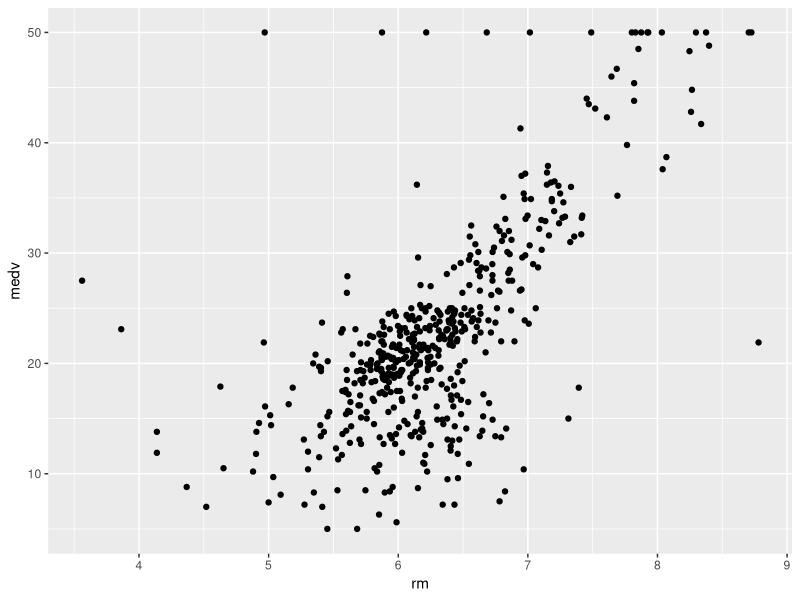
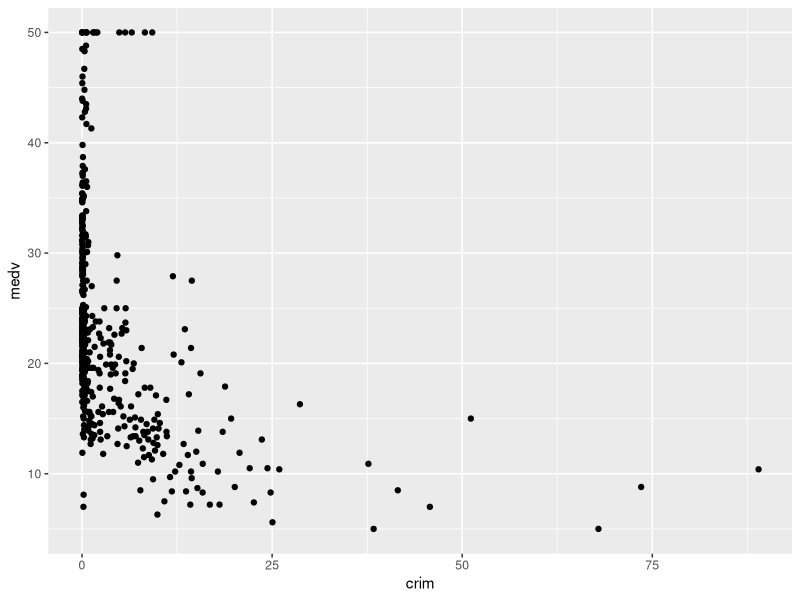
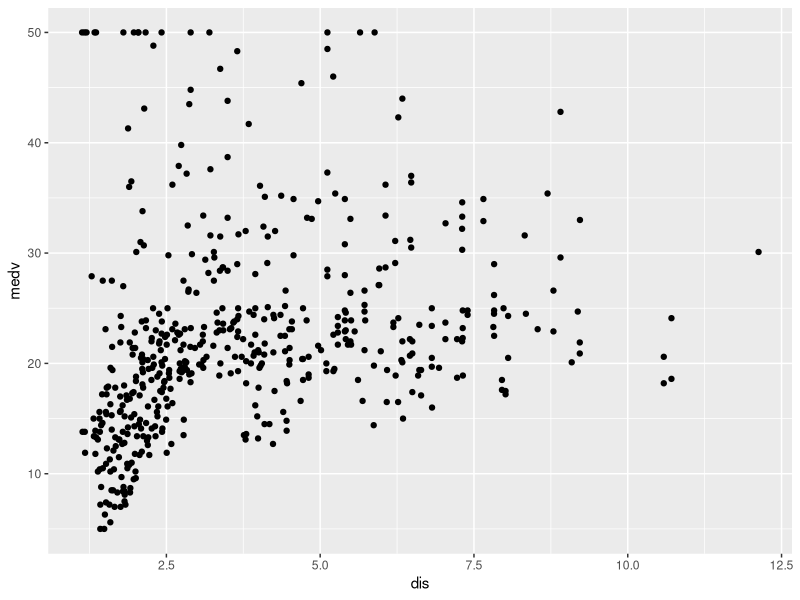

Here is the R script that generated these plots, in order:
## ---- chunk 1
knitr::opts_chunk$set(echo = TRUE)
library(MASS)
library(tidyverse)
## ---- chunk 2
dim(Boston)
## ---- chunk 3
ggplot(Boston, aes(x = rm, y = medv)) +
  geom_point()

ggplot(Boston, aes(x = crim, y = medv)) +
  geom_point()

ggplot(Boston, aes(x = dis, y = medv)) +
  geom_point()
## ---- chunk 4
summary(Boston)
## ---- chunk 5
Boston5 <- Boston %>%
  filter(chas == 1)

nrow(Boston5)
